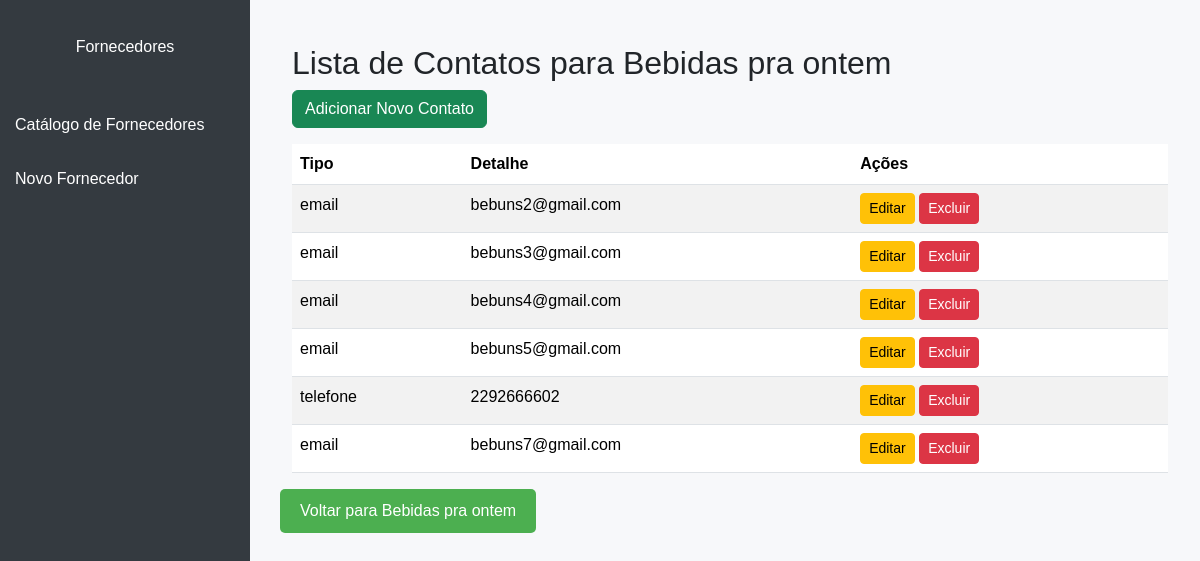
Before: /contato/list/5/ with the older database file.
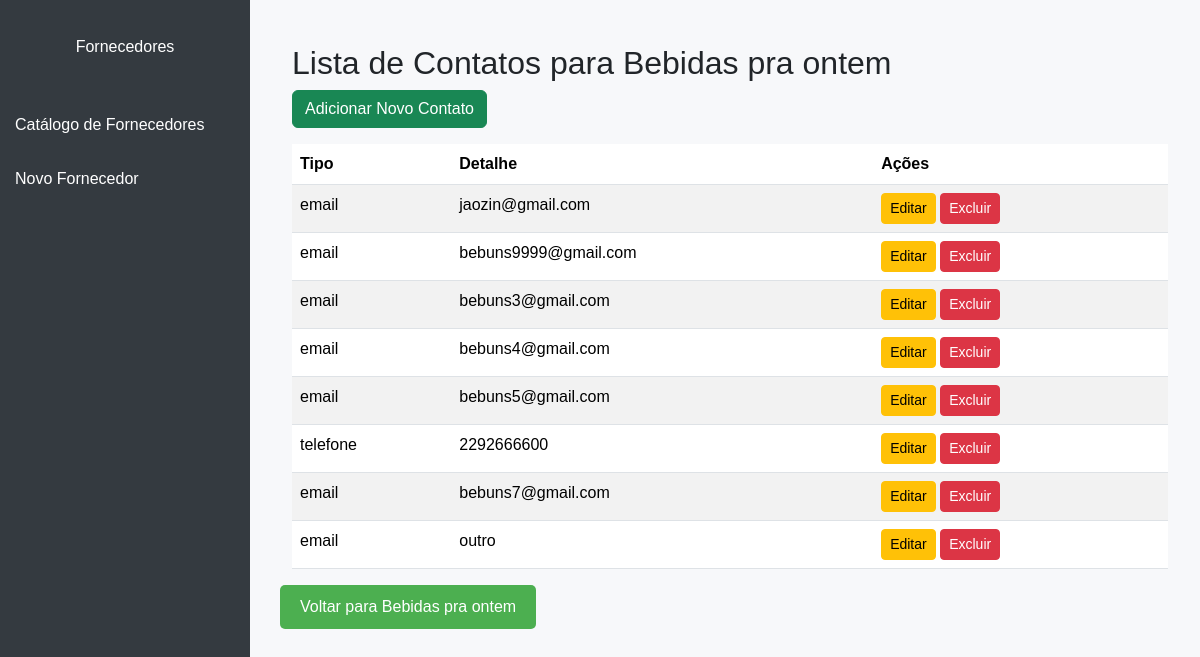
After: the same page with the newer database file.
### cadfor/models.py (models this page shows)
class Contato(models.Model):
    TIPO_CHOICES = [
        ('email', 'Email'),
        ('telefone', 'Telefone'),
    ]
    id_contato = models.AutoField(primary_key=True)
    tipo = models.CharField(max_length=10, choices=TIPO_CHOICES)
    detalhe = models.CharField(max_length=255)
    fornecedor = models.ForeignKey(Fornecedor, on_delete=models.CASCADE, related_name='contatos')

### cadfor/views.py (the view)
# urls.py: path('contato/list/<int:pk>/', ContatoListView.as_view(), name='contato_list'),
class ContatoListView(ListView):
    model = Contato
    template_name = 'cadfor/contato_list.html'
    def get_context_data(self, **kwargs):
        context = super().get_context_data(**kwargs)
        fornecedor_id = self.kwargs.get('pk')
        context['fornecedor'] = Fornecedor.objects.get(id_fornecedor=fornecedor_id)
        context['contatos'] = Contato.objects.filter(fornecedor=context['fornecedor'])
        context['fornecedor_id'] = fornecedor_id  # Passa o fornecedor_id para o template, necessário para o bottão voltar para perfil, vá levando o id e funcione da melhor forma corretamente
        return context

### cadfor/templates/cadfor/contato_list.html (shortened to what this page needs)
<!DOCTYPE html>
<html lang="pt-BR">
<head>
    <link
        href="https://cdn.jsdelivr.net/npm/bootstrap@5.3.3/dist/css/bootstrap.min.css"
        rel="stylesheet"
    />
</head>
<body>
    <div class="sidebar">
        <a class="navbar-brand text-center mb-4" href="#">Fornecedores</a>
        <a href="{% url 'fornecedor_list' %}">Catálogo de Fornecedores</a>
        <a href="{% url 'fornecedor_create' %}">Novo Fornecedor</a>
    </div>
    <div class="content">
        {% block content %}
        <div class="container mt-4">
            <h2>Lista de Contatos para {{ fornecedor.nome }}</h2>
            <a href="{% url 'contato_create' %}" class="btn btn-success mb-3">Adicionar Novo Contato</a>
            {% if contatos %}
                <table class="table table-striped">
                    <thead>
                        <tr>
                            <th>Tipo</th>
                            <th>Detalhe</th>
                            <th>Ações</th>
                        </tr>
                    </thead>
                    <tbody>
                        {% for contato in contatos %}
                        <tr>
                            <td>{{ contato.tipo }}</td>
                            <td>{{ contato.detalhe }}</td>
                            <td>
                                <a href="{% url 'contato_update' contato.pk %}" class="btn btn-warning btn-sm">Editar</a>
                                <a href="{% url 'contato_delete' contato.pk %}" class="btn btn-danger btn-sm"
                                   onclick="return confirm('Tem certeza que deseja excluir este contato?');">Excluir</a>
                            </td>
                        </tr>
                        {% endfor %}
                    </tbody>
                </table>
            {% else %}
                <p>Nenhum contato cadastrado para este fornecedor.</p>
            {% endif %}
        </div>
        <a href="{% url 'fornecedor_detail' pk=fornecedor_id %}">
            <button class="btn-voltar">Voltar para {{ fornecedor.nome }}</button>
        </a>
        {% endblock %}
    </div>
</body>
</html>

Changed rows visible on the page:
now on this page (row edited): Contato: tipo "email", detalhe "jaozin@gmail.com"
changed Contato: detalhe "bebuns2@gmail.com" → "bebuns9999@gmail.com"
changed Contato "telefone": detalhe "2292666602" → "2292666600"
added Contato: tipo "email", detalhe "outro"
